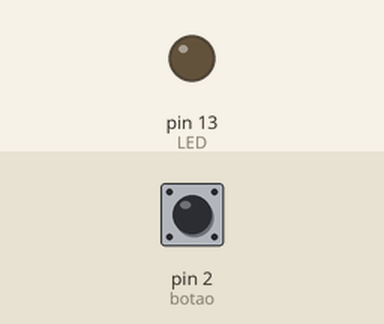
Simulated run of this sketch. Board: Arduino Uno, built with avr-gcc and run on an emulated ATmega328P. Shown: output pins drawn as LEDs (lit = HIGH). The test bench sets the inputs (shaded band); at power-on: pin 2 (botao) LOW.

Above: at 1.2 s.
1.3 s: pin 2 (botao) pulled HIGH for 0.15 s
At 1.4 s:
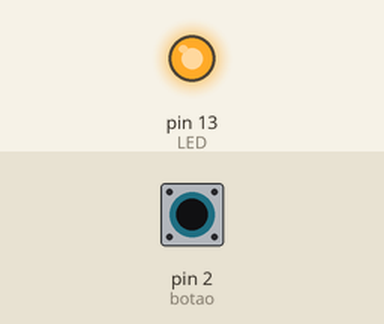
3.0 s: pin 2 (botao) pulled HIGH for 3.2 s
At 6.9 s:
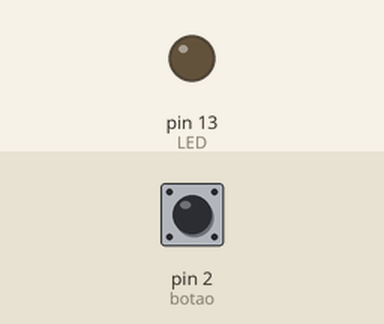
Timing chart, 0 to 8.4 s (numbered marks = the images above; inputs shaded):
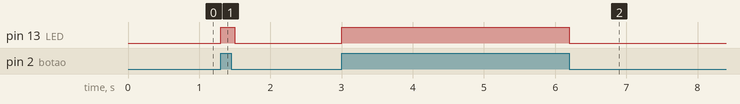

The sketch:

LEDbotao_cpbr17.ino
```cpp
/*******************************************************************************
*
*  LED e botão
*
*  Adaptado por: Gedeane Kenshima
*
*
*******************************************************************************/
//Vamos começar definindo o pino para LED
const int LED = 13;

// Definindo pino para botao
const int botao = 2;

// Função de configuração
void setup() {
  // Configura LED como saída
  pinMode(LED, OUTPUT);
  // Configura botao como entrada
  pinMode(botao, INPUT);
}

// Função de repetição
void loop() {
  // Declara variável leitura para guardar valor
  int leitura = digitalRead(botao);
  // Verifica se leitura é HIGH (botao pressionado)
  if (leitura == HIGH){
     // Acende LED
     digitalWrite(LED, HIGH);
     }
  // Botao não pressionado
  else{
     // Apaga LED
     digitalWrite(LED, LOW);
     }
  // Aguarda 0,1s
  delay (100);
  }
 // Fim do programa
```

Measured:
- after the input at 1.3 s, pin 13 (LED): LOW → HIGH at once, → LOW 0.20 s later
- after the input at 3.0 s, pin 13 (LED): LOW → HIGH at once, → LOW 3.2 s later
